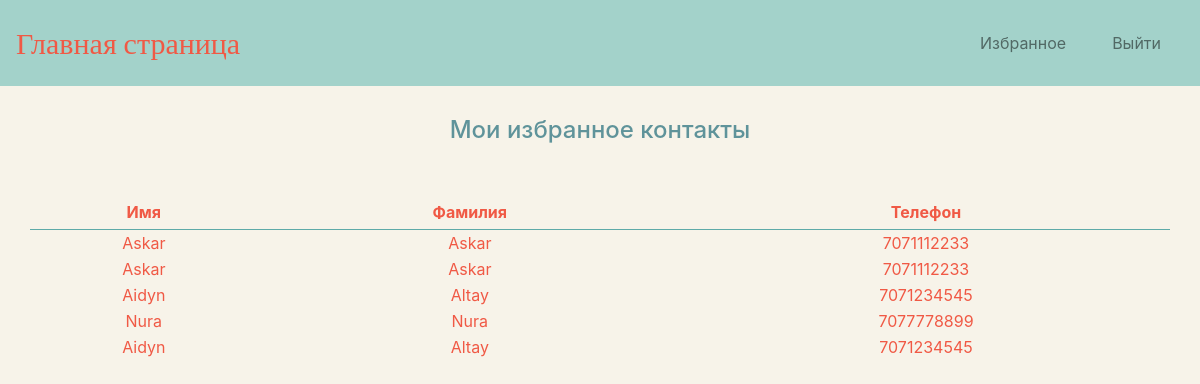
Page /code/myContacts.php (signed in) on the committed database.
### tables this page shows
CREATE TABLE `mycontacts` (
  `myPhone` varchar(255) NOT NULL,
  `name` varchar(255) NOT NULL,
  `lastname` varchar(255) NOT NULL,
  `phone` varchar(255) NOT NULL
);

### code/myContacts.php (the view, shortened to what this page needs)
<?php
include_once('vender/connect.php');
$myPhone = $_SESSION['user']['phone'];
$mycontacts = mysqli_query($connect, "SELECT * FROM `mycontacts` WHERE `myPhone` = '$myPhone'");
?>
<!DOCTYPE html>
<html lang="ru" dir="ltr">
    <head>
        <link rel="stylesheet" href="https://stackpath.bootstrapcdn.com/bootstrap/4.3.1/css/bootstrap.min.css">
        <link rel="stylesheet" href="styleTransport.css"/>
    </head>
    <body>
        <section id="navbar">
          <nav class="navbar navbar-expand-lg navbar-light">
              <a id="logo" class="navbar-brand" href="/main.php">Главная страница</a>
              <div class="collapse navbar-collapse" id="navbarNav">
                  <ul class="navbar-nav ml-auto">
                      <li class="nav-item"><a class="nav-link" href="/myContacts.php">Избранное</a></li>
                      <li class="nav-item"><a class="nav-link" href="vender/logout.php">Выйти</a></li>
                  </ul>
              </div>
          </nav>
        </section>
        <div class="two">
            <?php
            if (mysqli_num_rows($mycontacts) > 0) {
            ?>
            <table style="width:95%">
                <thead>
                    <h4 class="h4Label">Мои избранное контакты</h4>
                <tr>
                    <th>Имя</th>
                    <th>Фамилия</th>
                    <th>Телефон</th>
                </tr>
                </thead>
                <tbody>
                <?php
                while($row = mysqli_fetch_array($mycontacts)) {
                ?>
                <tr>
                    <td><?php echo $row["name"]; ?></td>
                    <td><?php echo $row["lastname"]; ?></td>
                    <td><?php echo $row["phone"]; ?></td>
                </tr>
            <?php
            }
            ?>
                </tbody>
            </table>
            <?php
                }
                else{
                echo "у вас нету избранное контакты";
                }
            ?>
        </div>
  </body>
</html>

### code/styleTransport.css (style rules this page uses)
body { background-color: #f7f3e9; text-align: center; }
#logo { color: #f05945; font-family: Roboto Condensed; font-size: 30px; }
table { padding-top: 100px; }
#navbar { position: sticky; top: 0; z-index: 10; background-color: #a3d2ca;; }
.nav-item { padding: 15px; }
table,th { margin-top: 50px; margin-left: 30px; }
th { color: #f05945; border: 1px solid #5eaaa8; border-collapse: collapse; border-top: 0; border-left: 0; border-right: 0; padding: 5px; text-align: center; }
td { color: #f05945; }
.h4Label { margin-top: 30px; color: #5f939a; }

### rows in the picture
mycontacts: name "Askar", lastname "Askar", phone "7071112233"
mycontacts: name "Askar", lastname "Askar", phone "7071112233"
mycontacts: name "Aidyn", lastname "Altay", phone "7071234545"
mycontacts: name "Nura", lastname "Nura", phone "7077778899"
mycontacts: name "Aidyn", lastname "Altay", phone "7071234545"
